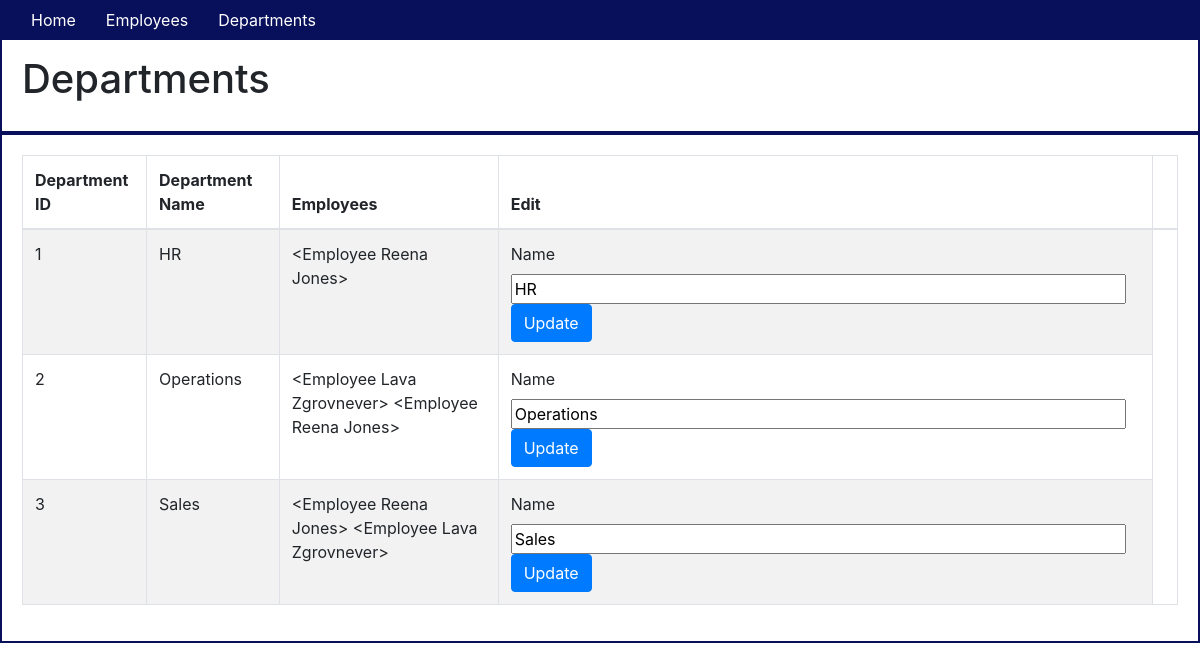
/departments, run on an earlier commit of the app's database.
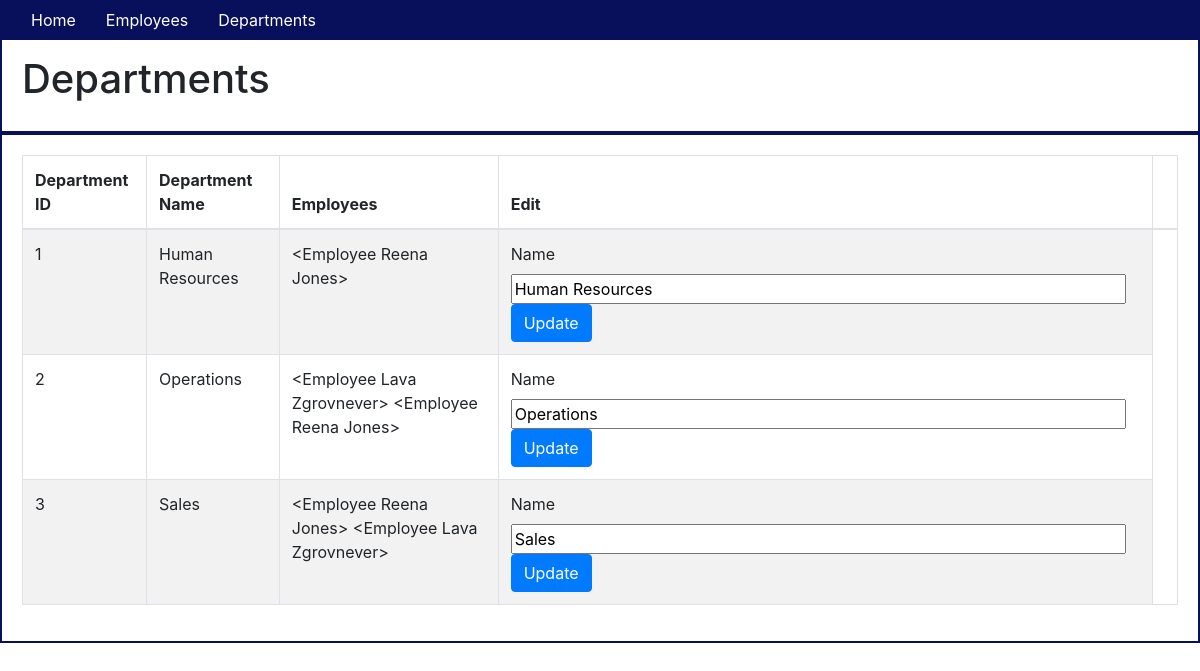
And on a later commit of the database.
### app/models.py (models this page shows, shortened)
class Department(db.Model):
    id = db.Column(db.Integer, primary_key=True)
    name = db.Column(db.String(64))
    employees = db.relationship('Employee', secondary=links, backref='department', lazy='dynamic')

class Employee(db.Model):
    id = db.Column(db.Integer, primary_key=True)
    first_name = db.Column(db.String(64))
    last_name = db.Column(db.String(64), index=True)
    departments = db.relationship('Department', secondary=links, backref='employee', lazy='dynamic')
    def __repr__(self):
        return '<Employee {} {}>'.format(self.first_name, self.last_name)

### app/routes.py (the view)
@app.route('/departments')
def show_departments():
    employees = Employee.query.all()
    departments = Department.query.all()
    return render_template('departments.html', title="Departments", employees=employees, departments=departments)

### app/templates/departments.html (shortened to what this page needs)
{% extends "base.html" %} {% block content %}
<div class="container-fluid">
    <div class="row">
        <h1>Departments</h1>
    </div>
    <div class="row">
        <table class="table table-striped table-bordered">
            <thead>
                <th>Department ID</th>
                <th>Department Name</th>
                <th>Employees</th>
                <th>Edit</th>
                <th></th>
            </thead>
            <tbody>
                {% for department in departments %}
                <tr>
                    <td>{{department.id}}</td>
                    <td>{{department.name}}</td>
                    <td>
                        {% for department_employee in department.employees %} {{department_employee}} {% endfor %}
                    </td>
                    <td>
                        <form method="POST" action="/departments/{{department.id}}/update">
                            <label for="name">Name</label>
                            <input type="text" value="{{department.name}}" name="new_name" size="55"><br>
                            <button type="submit" class="btn btn-primary" value="Update">Update</button>
                        </form>
                    </td>
                </tr>
                {% endfor %}
            </tbody>
        </table>
    </div>
</div>
{% endblock %}

### app/templates/base.html (shortened to what this page needs)
<!DOCTYPE html>
<html lang="en">
<head>
    <link rel="stylesheet" href="../static/css/styles.css">
    <link rel="stylesheet" href="https://stackpath.bootstrapcdn.com/bootstrap/4.4.1/css/bootstrap.min.css">
</head>
<body>
    <div class="header">
        <nav class="navbar fixed-top navbar-expand-sm">
            <div class="collapse navbar-collapse" id="navbarMenu">
                <ul class="navbar-nav">
                    <li><a href="/">Home</a></li>
                    <li><a href="/employees">Employees</a></li>
                    <li><a href="/departments">Departments</a></li>
                </ul>
            </div>
        </nav>
    </div>
    <hr> {% block content %}{% endblock %}
</body>
</html>

### app/static/css/styles.css (style rules this page uses)
nav { background-color: #080F5B; }
nav a { color: white; padding: 15px }
.navbar-nav { list-style-type: none; }
.row { padding: 20px; border: solid #080F5B 2px; }
li { list-style-type: none; }

What changed in the data, as far as the page shows it:
changed Department id 1: name "HR" → "Human Resources"; new_name "HR" → "Human Resources"
